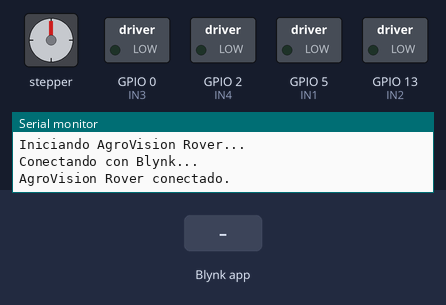
A sketch run on a simulated ESP8266 (NodeMCU). On the bench: stepper motor, switched loads named in the sketch (green lamp = pin HIGH), the last lines printed to the serial monitor. The test bench sets the inputs (shaded band). WiFi joins after 1.5 s; servers stay silent unless stated; stepper angles assume 200 steps per turn.

Above: at 3.0 s.
3.1 s: Blynk app writes 1 to V5
At 3.25 s:
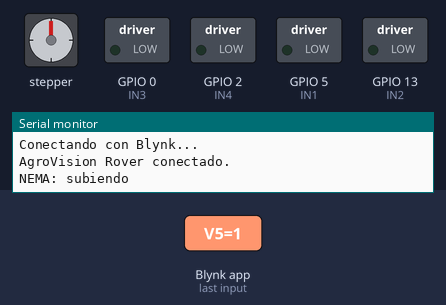
6.1 s: Blynk app writes 0 to V5
9.1 s: Blynk app writes 1 to V6
At 9.55 s:
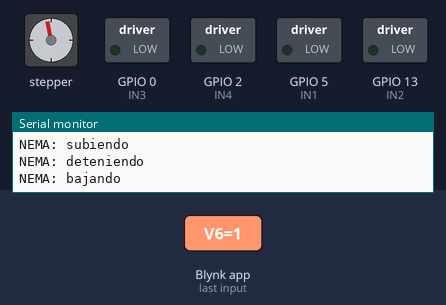
12.1 s: Blynk app writes 1 to V1
At 12.25 s:
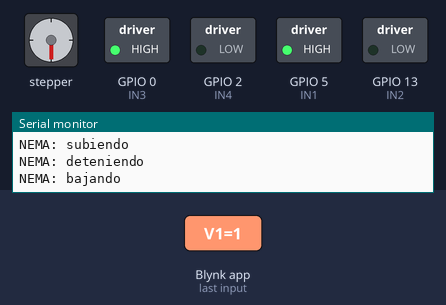
15.1 s: Blynk app writes 0 to V6
18.1 s: Blynk app writes 1 to V2
At 19.3 s:
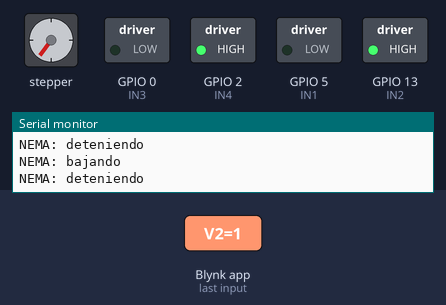
Timing chart, 0 to 20.6 s (numbered marks = the images above; inputs shaded):
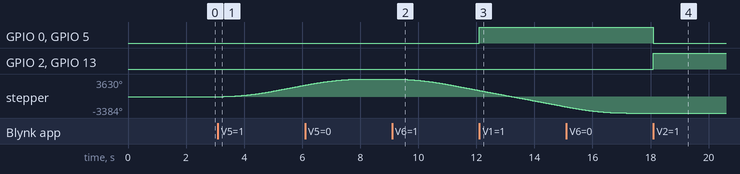

Measured:
- after the input at 3.1 s, stepper: keeps turning clockwise at about 788°/s, starting at once
- after the input at 9.1 s, stepper: keeps turning counter-clockwise at about 788°/s, starting at once
- after the input at 12.1 s, GPIO 0 (IN3), GPIO 5 (IN1): LOW → HIGH at once
- after the input at 18.1 s, GPIO 0 (IN3), GPIO 5 (IN1): HIGH → LOW at once; GPIO 2 (IN4), GPIO 13 (IN2): LOW → HIGH at once

The sketch:

esp8266.ino
```cpp
#define BLYNK_TEMPLATE_ID ""
#define BLYNK_TEMPLATE_NAME ""
#define BLYNK_AUTH_TOKEN ""

#define BLYNK_PRINT Serial

#include <ESP8266WiFi.h>
#include <BlynkSimpleEsp8266.h>
#include <AccelStepper.h>

char ssid[] = "NOMBRE_WIFI";
char pass[] = "CONTRASEÑA_WIFI";

// ==================================================
// PUENTE H - MOTORES DC
// ==================================================

const int IN1 = 5;   // D1 - GPIO5
const int IN2 = 13;  // D7 - GPIO13
const int IN3 = 0;   // D3 - GPIO0
const int IN4 = 2;   // D4 - GPIO2

// ==================================================
// A4988 - NEMA 17
// ==================================================

const int STEP_PIN = 4;  // D2 - GPIO4
const int DIR_PIN  = 14; // D5 - GPIO14

// DRIVER: control mediante STEP y DIR
AccelStepper nema(AccelStepper::DRIVER, STEP_PIN, DIR_PIN);

// Distancia suficientemente grande para movimiento continuo
const long LIMITE_MOVIMIENTO = 1000000000L;

// Ajusta estos valores según el mecanismo
const float VELOCIDAD_MAXIMA = 700.0; // pasos por segundo
const float ACELERACION = 350.0;      // pasos por segundo²

bool botonSubirPresionado = false;
bool botonBajarPresionado = false;

// ==================================================
// DECLARACIÓN DE FUNCIONES
// ==================================================

void avanzar();
void retroceder();
void girarIzquierda();
void girarDerecha();
void frenar();

void actualizarMovimientoNema();

// ==================================================
// CONFIGURACIÓN
// ==================================================

void setup() {
  Serial.begin(115200);

  // Motores DC
  pinMode(IN1, OUTPUT);
  pinMode(IN2, OUTPUT);
  pinMode(IN3, OUTPUT);
  pinMode(IN4, OUTPUT);

  frenar();

  // NEMA 17
  nema.setMaxSpeed(VELOCIDAD_MAXIMA);
  nema.setAcceleration(ACELERACION);

  // Ancho mínimo del pulso STEP para el A4988
  nema.setMinPulseWidth(2);

  Serial.println();
  Serial.println("Iniciando AgroVision Rover...");
  Serial.println("Conectando con Blynk...");

  Blynk.begin(BLYNK_AUTH_TOKEN, ssid, pass);

  Serial.println("AgroVision Rover conectado.");
}

// ==================================================
// LOOP PRINCIPAL
// ==================================================

void loop() {
  Blynk.run();

  /*
   * run() debe ejecutarse continuamente.
   * No colocar delays en el loop.
   */
  nema.run();
}

// ==================================================
// CONTROL DEL NEMA 17
// ==================================================

void actualizarMovimientoNema() {
  // Solo subir
  if (botonSubirPresionado && !botonBajarPresionado) {
    nema.moveTo(LIMITE_MOVIMIENTO);

    Serial.println("NEMA: subiendo");
  }

  // Solo bajar
  else if (botonBajarPresionado && !botonSubirPresionado) {
    nema.moveTo(-LIMITE_MOVIMIENTO);

    Serial.println("NEMA: bajando");
  }

  // Ninguno o los dos botones presionados
  else {
    /*
     * stop() calcula una posición de parada que permite
     * desacelerar progresivamente.
     */
    nema.stop();

    Serial.println("NEMA: deteniendo");
  }
}

// Botón SUBIR - Blynk V5
BLYNK_WRITE(V5) {
  botonSubirPresionado = param.asInt() == 1;
  actualizarMovimientoNema();
}

// Botón BAJAR - Blynk V6
BLYNK_WRITE(V6) {
  botonBajarPresionado = param.asInt() == 1;
  actualizarMovimientoNema();
}

// ==================================================
// MOVIMIENTO DE LAS RUEDAS
// ==================================================

void avanzar() {
  digitalWrite(IN1, HIGH);
  digitalWrite(IN2, LOW);

  digitalWrite(IN3, HIGH);
  digitalWrite(IN4, LOW);
}

void retroceder() {
  digitalWrite(IN1, LOW);
  digitalWrite(IN2, HIGH);

  digitalWrite(IN3, LOW);
  digitalWrite(IN4, HIGH);
}

void girarIzquierda() {
  digitalWrite(IN1, HIGH);
  digitalWrite(IN2, LOW);

  digitalWrite(IN3, LOW);
  digitalWrite(IN4, HIGH);
}

void girarDerecha() {
  digitalWrite(IN1, LOW);
  digitalWrite(IN2, HIGH);

  digitalWrite(IN3, HIGH);
  digitalWrite(IN4, LOW);
}

void frenar() {
  digitalWrite(IN1, LOW);
  digitalWrite(IN2, LOW);

  digitalWrite(IN3, LOW);
  digitalWrite(IN4, LOW);
}

// ==================================================
// BOTONES BLYNK - RUEDAS
// ==================================================

// Avanzar
BLYNK_WRITE(V1) {
  if (param.asInt() == 1) {
    avanzar();
  } else {
    frenar();
  }
}

// Retroceder
BLYNK_WRITE(V2) {
  if (param.asInt() == 1) {
    retroceder();
  } else {
    frenar();
  }
}

// Girar a la izquierda
BLYNK_WRITE(V3) {
  if (param.asInt() == 1) {
    girarIzquierda();
  } else {
    frenar();
  }
}

// Girar a la derecha
BLYNK_WRITE(V4) {
  if (param.asInt() == 1) {
    girarDerecha();
  } else {
    frenar();
  }
}
```
